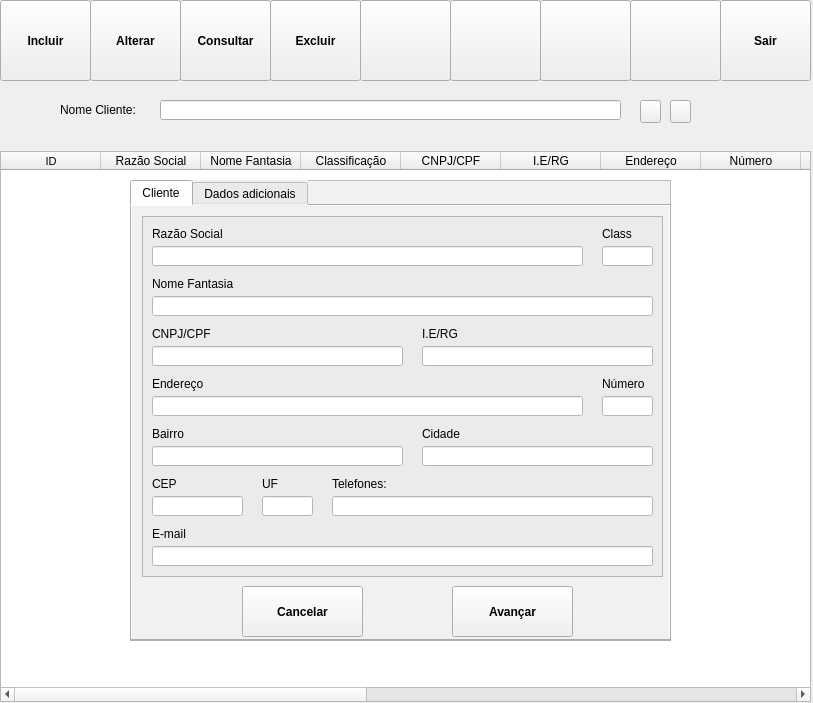
<?xml version="1.0" encoding="UTF-8"?>
<ui version="4.0">
 <class>formCliente</class>
 <widget class="QWidget" name="formCliente">
  <property name="geometry">
   <rect>
    <x>0</x>
    <y>0</y>
    <width>813</width>
    <height>703</height>
   </rect>
  </property>
  <property name="windowTitle">
   <string>Cliente</string>
  </property>
  <widget class="QLabel" name="txt_nomeCliente">
   <property name="geometry">
    <rect>
     <x>60</x>
     <y>100</y>
     <width>111</width>
     <height>20</height>
    </rect>
   </property>
   <property name="text">
    <string>Nome Cliente:</string>
   </property>
  </widget>
  <widget class="QToolButton" name="bt_sair">
   <property name="geometry">
    <rect>
     <x>720</x>
     <y>0</y>
     <width>91</width>
     <height>81</height>
    </rect>
   </property>
   <property name="font">
    <font>
     <weight>75</weight>
     <bold>true</bold>
    </font>
   </property>
   <property name="focusPolicy">
    <enum>Qt::NoFocus</enum>
   </property>
   <property name="styleSheet">
    <string notr="true"/>
   </property>
   <property name="text">
    <string>Sair</string>
   </property>
   <property name="icon">
    <iconset>
     <normaloff>../icons/iconSair.png</normaloff>../icons/iconSair.png</iconset>
   </property>
   <property name="iconSize">
    <size>
     <width>80</width>
     <height>80</height>
    </size>
   </property>
   <property name="toolButtonStyle">
    <enum>Qt::ToolButtonTextUnderIcon</enum>
   </property>
  </widget>
  <widget class="QToolButton" name="bt_incluir">
   <property name="geometry">
    <rect>
     <x>0</x>
     <y>0</y>
     <width>91</width>
     <height>81</height>
    </rect>
   </property>
   <property name="font">
    <font>
     <weight>75</weight>
     <bold>true</bold>
    </font>
   </property>
   <property name="focusPolicy">
    <enum>Qt::NoFocus</enum>
   </property>
   <property name="styleSheet">
    <string notr="true"/>
   </property>
   <property name="text">
    <string>Incluir</string>
   </property>
   <property name="icon">
    <iconset>
     <normaloff>../icons/iconAdicionar.png</normaloff>../icons/iconAdicionar.png</iconset>
   </property>
   <property name="iconSize">
    <size>
     <width>80</width>
     <height>80</height>
    </size>
   </property>
   <property name="toolButtonStyle">
    <enum>Qt::ToolButtonTextUnderIcon</enum>
   </property>
  </widget>
  <widget class="QPushButton" name="bt_pesquisar">
   <property name="geometry">
    <rect>
     <x>640</x>
     <y>100</y>
     <width>21</width>
     <height>23</height>
    </rect>
   </property>
   <property name="focusPolicy">
    <enum>Qt::NoFocus</enum>
   </property>
   <property name="styleSheet">
    <string notr="true"/>
   </property>
   <property name="text">
    <string/>
   </property>
   <property name="icon">
    <iconset>
     <normaloff>../icons/iconPesquisar.png</normaloff>../icons/iconPesquisar.png</iconset>
   </property>
  </widget>
  <widget class="QTableWidget" name="tb_cliente">
   <property name="enabled">
    <bool>true</bool>
   </property>
   <property name="geometry">
    <rect>
     <x>0</x>
     <y>151</y>
     <width>811</width>
     <height>551</height>
    </rect>
   </property>
   <property name="focusPolicy">
    <enum>Qt::NoFocus</enum>
   </property>
   <property name="verticalScrollBarPolicy">
    <enum>Qt::ScrollBarAsNeeded</enum>
   </property>
   <property name="horizontalScrollBarPolicy">
    <enum>Qt::ScrollBarAsNeeded</enum>
   </property>
   <property name="autoScroll">
    <bool>true</bool>
   </property>
   <property name="selectionBehavior">
    <enum>QAbstractItemView::SelectRows</enum>
   </property>
   <property name="textElideMode">
    <enum>Qt::ElideRight</enum>
   </property>
   <property name="verticalScrollMode">
    <enum>QAbstractItemView::ScrollPerPixel</enum>
   </property>
   <property name="horizontalScrollMode">
    <enum>QAbstractItemView::ScrollPerPixel</enum>
   </property>
   <attribute name="horizontalHeaderVisible">
    <bool>true</bool>
   </attribute>
   <attribute name="verticalHeaderVisible">
    <bool>false</bool>
   </attribute>
   <column>
    <property name="text">
     <string notr="true">ID</string>
    </property>
    <property name="font">
     <font>
      <pointsize>8</pointsize>
     </font>
    </property>
   </column>
   <column>
    <property name="text">
     <string>Razão Social</string>
    </property>
   </column>
   <column>
    <property name="text">
     <string>Nome Fantasia</string>
    </property>
   </column>
   <column>
    <property name="text">
     <string>Classificação</string>
    </property>
   </column>
   <column>
    <property name="text">
     <string>CNPJ/CPF</string>
    </property>
   </column>
   <column>
    <property name="text">
     <string>I.E/RG</string>
    </property>
   </column>
   <column>
    <property name="text">
     <string>Endereço</string>
    </property>
   </column>
   <column>
    <property name="text">
     <string>Número</string>
    </property>
   </column>
   <column>
    <property name="text">
     <string>Bairro</string>
    </property>
   </column>
   <column>
    <property name="text">
     <string>CEP</string>
    </property>
   </column>
   <column>
    <property name="text">
     <string>Cidade</string>
    </property>
   </column>
   <column>
    <property name="text">
     <string>Estado</string>
    </property>
   </column>
   <column>
    <property name="text">
     <string>Telefone</string>
    </property>
   </column>
   <column>
    <property name="text">
     <string>email</string>
    </property>
   </column>
   <column>
    <property name="text">
     <string>Observação</string>
    </property>
   </column>
   <column>
    <property name="text">
     <string>Prazo</string>
    </property>
   </column>
   <column>
    <property name="text">
     <string>Usuário</string>
    </property>
   </column>
   <column>
    <property name="text">
     <string>Auditoria</string>
    </property>
   </column>
  </widget>
  <widget class="QLineEdit" name="lb_nomeCliente">
   <property name="geometry">
    <rect>
     <x>160</x>
     <y>100</y>
     <width>461</width>
     <height>20</height>
    </rect>
   </property>
   <property name="focusPolicy">
    <enum>Qt::ClickFocus</enum>
   </property>
  </widget>
  <widget class="QPushButton" name="bt_pesquisarGeral">
   <property name="geometry">
    <rect>
     <x>670</x>
     <y>100</y>
     <width>21</width>
     <height>23</height>
    </rect>
   </property>
   <property name="focusPolicy">
    <enum>Qt::NoFocus</enum>
   </property>
   <property name="styleSheet">
    <string notr="true"/>
   </property>
   <property name="text">
    <string/>
   </property>
   <property name="icon">
    <iconset>
     <normaloff>../icons/iconFiltro.png</normaloff>../icons/iconFiltro.png</iconset>
   </property>
  </widget>
  <widget class="QToolButton" name="bt_alterar">
   <property name="geometry">
    <rect>
     <x>90</x>
     <y>0</y>
     <width>91</width>
     <height>81</height>
    </rect>
   </property>
   <property name="font">
    <font>
     <weight>75</weight>
     <bold>true</bold>
    </font>
   </property>
   <property name="focusPolicy">
    <enum>Qt::NoFocus</enum>
   </property>
   <property name="styleSheet">
    <string notr="true"/>
   </property>
   <property name="text">
    <string>Alterar</string>
   </property>
   <property name="icon">
    <iconset>
     <normaloff>../icons/iconAlterar.png</normaloff>../icons/iconAlterar.png</iconset>
   </property>
   <property name="iconSize">
    <size>
     <width>80</width>
     <height>80</height>
    </size>
   </property>
   <property name="toolButtonStyle">
    <enum>Qt::ToolButtonTextUnderIcon</enum>
   </property>
  </widget>
  <widget class="QToolButton" name="bt_consultar">
   <property name="geometry">
    <rect>
     <x>180</x>
     <y>0</y>
     <width>91</width>
     <height>81</height>
    </rect>
   </property>
   <property name="font">
    <font>
     <weight>75</weight>
     <bold>true</bold>
    </font>
   </property>
   <property name="focusPolicy">
    <enum>Qt::NoFocus</enum>
   </property>
   <property name="styleSheet">
    <string notr="true"/>
   </property>
   <property name="text">
    <string>Consultar</string>
   </property>
   <property name="icon">
    <iconset>
     <normaloff>../icons/iconConsultar.png</normaloff>../icons/iconConsultar.png</iconset>
   </property>
   <property name="iconSize">
    <size>
     <width>80</width>
     <height>80</height>
    </size>
   </property>
   <property name="toolButtonStyle">
    <enum>Qt::ToolButtonTextUnderIcon</enum>
   </property>
  </widget>
  <widget class="QToolButton" name="bt_excluir">
   <property name="geometry">
    <rect>
     <x>270</x>
     <y>0</y>
     <width>91</width>
     <height>81</height>
    </rect>
   </property>
   <property name="font">
    <font>
     <weight>75</weight>
     <bold>true</bold>
    </font>
   </property>
   <property name="focusPolicy">
    <enum>Qt::NoFocus</enum>
   </property>
   <property name="styleSheet">
    <string notr="true"/>
   </property>
   <property name="text">
    <string>Excluir</string>
   </property>
   <property name="icon">
    <iconset>
     <normaloff>../icons/iconCancelar.png</normaloff>../icons/iconCancelar.png</iconset>
   </property>
   <property name="iconSize">
    <size>
     <width>80</width>
     <height>80</height>
    </size>
   </property>
   <property name="toolButtonStyle">
    <enum>Qt::ToolButtonTextUnderIcon</enum>
   </property>
  </widget>
  <widget class="QFrame" name="frameDadosCliente">
   <property name="geometry">
    <rect>
     <x>130</x>
     <y>180</y>
     <width>541</width>
     <height>461</height>
    </rect>
   </property>
   <property name="styleSheet">
    <string notr="true">background-color: rgb(241, 241, 241);</string>
   </property>
   <property name="frameShape">
    <enum>QFrame::StyledPanel</enum>
   </property>
   <property name="frameShadow">
    <enum>QFrame::Raised</enum>
   </property>
   <widget class="QTabWidget" name="tabWidget">
    <property name="enabled">
     <bool>true</bool>
    </property>
    <property name="geometry">
     <rect>
      <x>0</x>
      <y>0</y>
      <width>541</width>
      <height>461</height>
     </rect>
    </property>
    <property name="focusPolicy">
     <enum>Qt::NoFocus</enum>
    </property>
    <property name="currentIndex">
     <number>0</number>
    </property>
    <widget class="QWidget" name="tab_Cliente">
     <attribute name="title">
      <string>Cliente</string>
     </attribute>
     <widget class="QToolButton" name="bt_cancelar">
      <property name="geometry">
       <rect>
        <x>110</x>
        <y>380</y>
        <width>121</width>
        <height>51</height>
       </rect>
      </property>
      <property name="font">
       <font>
        <weight>75</weight>
        <bold>true</bold>
       </font>
      </property>
      <property name="focusPolicy">
       <enum>Qt::NoFocus</enum>
      </property>
      <property name="styleSheet">
       <string notr="true"/>
      </property>
      <property name="text">
       <string>Cancelar</string>
      </property>
      <property name="icon">
       <iconset>
        <normaloff>../icons/iconCancelar.png</normaloff>../icons/iconCancelar.png</iconset>
      </property>
      <property name="iconSize">
       <size>
        <width>48</width>
        <height>48</height>
       </size>
      </property>
      <property name="toolButtonStyle">
       <enum>Qt::ToolButtonTextBesideIcon</enum>
      </property>
     </widget>
     <widget class="QToolButton" name="bt_avancar">
      <property name="geometry">
       <rect>
        <x>320</x>
        <y>380</y>
        <width>121</width>
        <height>51</height>
       </rect>
      </property>
      <property name="font">
       <font>
        <weight>75</weight>
        <bold>true</bold>
       </font>
      </property>
      <property name="focusPolicy">
       <enum>Qt::NoFocus</enum>
      </property>
      <property name="layoutDirection">
       <enum>Qt::RightToLeft</enum>
      </property>
      <property name="styleSheet">
       <string notr="true"/>
      </property>
      <property name="text">
       <string>Avançar</string>
      </property>
      <property name="icon">
       <iconset>
        <normaloff>../icons/iconSetaDireita.png</normaloff>../icons/iconSetaDireita.png</iconset>
      </property>
      <property name="iconSize">
       <size>
        <width>48</width>
        <height>48</height>
       </size>
      </property>
      <property name="toolButtonStyle">
       <enum>Qt::ToolButtonTextBesideIcon</enum>
      </property>
     </widget>
     <widget class="QFrame" name="frameTab1">
      <property name="geometry">
       <rect>
        <x>10</x>
        <y>10</y>
        <width>521</width>
        <height>361</height>
       </rect>
      </property>
      <property name="styleSheet">
       <string notr="true">background-color: rgb(235, 235, 235);</string>
      </property>
      <property name="frameShape">
       <enum>QFrame::StyledPanel</enum>
      </property>
      <property name="frameShadow">
       <enum>QFrame::Raised</enum>
      </property>
      <widget class="QLabel" name="txt_email">
       <property name="geometry">
        <rect>
         <x>10</x>
         <y>310</y>
         <width>61</width>
         <height>16</height>
        </rect>
       </property>
       <property name="text">
        <string>E-mail</string>
       </property>
      </widget>
      <widget class="QLabel" name="txt_cep">
       <property name="geometry">
        <rect>
         <x>10</x>
         <y>260</y>
         <width>51</width>
         <height>16</height>
        </rect>
       </property>
       <property name="text">
        <string>CEP</string>
       </property>
      </widget>
      <widget class="QLabel" name="txt_telefones">
       <property name="geometry">
        <rect>
         <x>190</x>
         <y>260</y>
         <width>61</width>
         <height>16</height>
        </rect>
       </property>
       <property name="text">
        <string>Telefones:</string>
       </property>
      </widget>
      <widget class="QLineEdit" name="lb_ierg">
       <property name="geometry">
        <rect>
         <x>280</x>
         <y>130</y>
         <width>231</width>
         <height>20</height>
        </rect>
       </property>
       <property name="focusPolicy">
        <enum>Qt::WheelFocus</enum>
       </property>
       <property name="styleSheet">
        <string notr="true">background-color: rgb(255, 255, 255);</string>
       </property>
      </widget>
      <widget class="QLineEdit" name="lb_email">
       <property name="geometry">
        <rect>
         <x>10</x>
         <y>330</y>
         <width>501</width>
         <height>20</height>
        </rect>
       </property>
       <property name="focusPolicy">
        <enum>Qt::WheelFocus</enum>
       </property>
       <property name="styleSheet">
        <string notr="true">background-color: rgb(255, 255, 255);</string>
       </property>
      </widget>
      <widget class="QLineEdit" name="lb_class">
       <property name="geometry">
        <rect>
         <x>460</x>
         <y>30</y>
         <width>51</width>
         <height>20</height>
        </rect>
       </property>
       <property name="focusPolicy">
        <enum>Qt::WheelFocus</enum>
       </property>
       <property name="styleSheet">
        <string notr="true">background-color: rgb(255, 255, 255);</string>
       </property>
      </widget>
      <widget class="QLabel" name="txt_razaoSocial">
       <property name="geometry">
        <rect>
         <x>10</x>
         <y>10</y>
         <width>81</width>
         <height>16</height>
        </rect>
       </property>
       <property name="text">
        <string>Razão Social</string>
       </property>
      </widget>
      <widget class="QLineEdit" name="lb_cidade">
       <property name="geometry">
        <rect>
         <x>280</x>
         <y>230</y>
         <width>231</width>
         <height>20</height>
        </rect>
       </property>
       <property name="focusPolicy">
        <enum>Qt::WheelFocus</enum>
       </property>
       <property name="styleSheet">
        <string notr="true">background-color: rgb(255, 255, 255);</string>
       </property>
       <property name="text">
        <string/>
       </property>
      </widget>
      <widget class="QLineEdit" name="lb_uf">
       <property name="geometry">
        <rect>
         <x>120</x>
         <y>280</y>
         <width>51</width>
         <height>20</height>
        </rect>
       </property>
       <property name="focusPolicy">
        <enum>Qt::WheelFocus</enum>
       </property>
       <property name="styleSheet">
        <string notr="true">background-color: rgb(255, 255, 255);</string>
       </property>
      </widget>
      <widget class="QLabel" name="txt_IERG">
       <property name="geometry">
        <rect>
         <x>280</x>
         <y>110</y>
         <width>61</width>
         <height>16</height>
        </rect>
       </property>
       <property name="text">
        <string>I.E/RG</string>
       </property>
      </widget>
      <widget class="QLabel" name="txt_cidade">
       <property name="geometry">
        <rect>
         <x>280</x>
         <y>210</y>
         <width>61</width>
         <height>16</height>
        </rect>
       </property>
       <property name="text">
        <string>Cidade</string>
       </property>
      </widget>
      <widget class="QLineEdit" name="lb_razaoSocial">
       <property name="geometry">
        <rect>
         <x>10</x>
         <y>30</y>
         <width>431</width>
         <height>20</height>
        </rect>
       </property>
       <property name="focusPolicy">
        <enum>Qt::WheelFocus</enum>
       </property>
       <property name="styleSheet">
        <string notr="true">background-color: rgb(255, 255, 255);</string>
       </property>
       <property name="text">
        <string/>
       </property>
       <property name="cursorMoveStyle">
        <enum>Qt::VisualMoveStyle</enum>
       </property>
      </widget>
      <widget class="QLabel" name="txt_numero">
       <property name="geometry">
        <rect>
         <x>460</x>
         <y>160</y>
         <width>51</width>
         <height>16</height>
        </rect>
       </property>
       <property name="text">
        <string>Número</string>
       </property>
      </widget>
      <widget class="QLabel" name="txt_endereco">
       <property name="geometry">
        <rect>
         <x>10</x>
         <y>160</y>
         <width>61</width>
         <height>16</height>
        </rect>
       </property>
       <property name="text">
        <string>Endereço</string>
       </property>
      </widget>
      <widget class="QLabel" name="txt_CNPJCPF">
       <property name="geometry">
        <rect>
         <x>10</x>
         <y>110</y>
         <width>61</width>
         <height>16</height>
        </rect>
       </property>
       <property name="text">
        <string>CNPJ/CPF</string>
       </property>
      </widget>
      <widget class="QLabel" name="txt_class">
       <property name="geometry">
        <rect>
         <x>460</x>
         <y>10</y>
         <width>41</width>
         <height>16</height>
        </rect>
       </property>
       <property name="text">
        <string>Class</string>
       </property>
      </widget>
      <widget class="QLabel" name="txt_bairro">
       <property name="geometry">
        <rect>
         <x>10</x>
         <y>210</y>
         <width>61</width>
         <height>16</height>
        </rect>
       </property>
       <property name="text">
        <string>Bairro</string>
       </property>
      </widget>
      <widget class="QLabel" name="txt_nomeFantasia">
       <property name="geometry">
        <rect>
         <x>10</x>
         <y>60</y>
         <width>121</width>
         <height>16</height>
        </rect>
       </property>
       <property name="text">
        <string>Nome Fantasia</string>
       </property>
      </widget>
      <widget class="QLineEdit" name="lb_cnpjcpf">
       <property name="geometry">
        <rect>
         <x>10</x>
         <y>130</y>
         <width>251</width>
         <height>20</height>
        </rect>
       </property>
       <property name="focusPolicy">
        <enum>Qt::WheelFocus</enum>
       </property>
       <property name="styleSheet">
        <string notr="true">background-color: rgb(255, 255, 255);</string>
       </property>
      </widget>
      <widget class="QLabel" name="txt_UF">
       <property name="geometry">
        <rect>
         <x>120</x>
         <y>260</y>
         <width>41</width>
         <height>16</height>
        </rect>
       </property>
       <property name="text">
        <string>UF</string>
       </property>
      </widget>
      <widget class="QLineEdit" name="lb_telefone">
       <property name="geometry">
        <rect>
         <x>190</x>
         <y>280</y>
         <width>321</width>
         <height>20</height>
        </rect>
       </property>
       <property name="focusPolicy">
        <enum>Qt::WheelFocus</enum>
       </property>
       <property name="styleSheet">
        <string notr="true">background-color: rgb(255, 255, 255);</string>
       </property>
       <property name="text">
        <string/>
       </property>
      </widget>
      <widget class="QLineEdit" name="lb_endereco">
       <property name="geometry">
        <rect>
         <x>10</x>
         <y>180</y>
         <width>431</width>
         <height>20</height>
        </rect>
       </property>
       <property name="focusPolicy">
        <enum>Qt::WheelFocus</enum>
       </property>
       <property name="styleSheet">
        <string notr="true">background-color: rgb(255, 255, 255);</string>
       </property>
      </widget>
      <widget class="QLineEdit" name="lb_numero">
       <property name="geometry">
        <rect>
         <x>460</x>
         <y>180</y>
         <width>51</width>
         <height>20</height>
        </rect>
       </property>
       <property name="focusPolicy">
        <enum>Qt::WheelFocus</enum>
       </property>
       <property name="styleSheet">
        <string notr="true">background-color: rgb(255, 255, 255);</string>
       </property>
      </widget>
      <widget class="QLineEdit" name="lb_cep">
       <property name="geometry">
        <rect>
         <x>10</x>
         <y>280</y>
         <width>91</width>
         <height>20</height>
        </rect>
       </property>
       <property name="focusPolicy">
        <enum>Qt::WheelFocus</enum>
       </property>
       <property name="styleSheet">
        <string notr="true">background-color: rgb(255, 255, 255);</string>
       </property>
       <property name="text">
        <string/>
       </property>
      </widget>
      <widget class="QLineEdit" name="lb_bairro">
       <property name="geometry">
        <rect>
         <x>10</x>
         <y>230</y>
         <width>251</width>
         <height>20</height>
        </rect>
       </property>
       <property name="focusPolicy">
        <enum>Qt::WheelFocus</enum>
       </property>
       <property name="styleSheet">
        <string notr="true">background-color: rgb(255, 255, 255);</string>
       </property>
      </widget>
      <widget class="QLineEdit" name="lb_nomeFantasia">
       <property name="geometry">
        <rect>
         <x>10</x>
         <y>80</y>
         <width>501</width>
         <height>20</height>
        </rect>
       </property>
       <property name="focusPolicy">
        <enum>Qt::WheelFocus</enum>
       </property>
       <property name="styleSheet">
        <string notr="true">background-color: rgb(255, 255, 255);</string>
       </property>
      </widget>
     </widget>
    </widget>
    <widget class="QWidget" name="tab_dadosAdicionais">
     <attribute name="title">
      <string>Dados adicionais</string>
     </attribute>
     <widget class="QToolButton" name="bt_confirmar">
      <property name="geometry">
       <rect>
        <x>320</x>
        <y>380</y>
        <width>121</width>
        <height>51</height>
       </rect>
      </property>
      <property name="font">
       <font>
        <weight>75</weight>
        <bold>true</bold>
       </font>
      </property>
      <property name="focusPolicy">
       <enum>Qt::NoFocus</enum>
      </property>
      <property name="layoutDirection">
       <enum>Qt::LeftToRight</enum>
      </property>
      <property name="styleSheet">
       <string notr="true"/>
      </property>
      <property name="text">
       <string>Confirmar</string>
      </property>
      <property name="icon">
       <iconset>
        <normaloff>../icons/iconConfirmar.png</normaloff>../icons/iconConfirmar.png</iconset>
      </property>
      <property name="iconSize">
       <size>
        <width>40</width>
        <height>48</height>
       </size>
      </property>
      <property name="toolButtonStyle">
       <enum>Qt::ToolButtonTextBesideIcon</enum>
      </property>
     </widget>
     <widget class="QToolButton" name="bt_retornar">
      <property name="geometry">
       <rect>
        <x>110</x>
        <y>380</y>
        <width>121</width>
        <height>51</height>
       </rect>
      </property>
      <property name="font">
       <font>
        <weight>75</weight>
        <bold>true</bold>
       </font>
      </property>
      <property name="focusPolicy">
       <enum>Qt::NoFocus</enum>
      </property>
      <property name="styleSheet">
       <string notr="true"/>
      </property>
      <property name="text">
       <string>Retornar</string>
      </property>
      <property name="icon">
       <iconset>
        <normaloff>../icons/iconSetaEsquerda.png</normaloff>../icons/iconSetaEsquerda.png</iconset>
      </property>
      <property name="iconSize">
       <size>
        <width>48</width>
        <height>48</height>
       </size>
      </property>
      <property name="toolButtonStyle">
       <enum>Qt::ToolButtonTextBesideIcon</enum>
      </property>
     </widget>
     <widget class="QFrame" name="frameTab2">
      <property name="geometry">
       <rect>
        <x>10</x>
        <y>10</y>
        <width>521</width>
        <height>351</height>
       </rect>
      </property>
      <property name="styleSheet">
       <string notr="true">background-color: rgb(235, 235, 235);</string>
      </property>
      <property name="frameShape">
       <enum>QFrame::StyledPanel</enum>
      </property>
      <property name="frameShadow">
       <enum>QFrame::Raised</enum>
      </property>
      <widget class="QLineEdit" name="lb_prazo">
       <property name="geometry">
        <rect>
         <x>10</x>
         <y>320</y>
         <width>291</width>
         <height>20</height>
        </rect>
       </property>
       <property name="focusPolicy">
        <enum>Qt::WheelFocus</enum>
       </property>
       <property name="styleSheet">
        <string notr="true">background-color: rgb(255, 255, 255);</string>
       </property>
       <property name="inputMask">
        <string/>
       </property>
       <property name="maxLength">
        <number>15</number>
       </property>
       <property name="frame">
        <bool>true</bool>
       </property>
      </widget>
      <widget class="QLabel" name="txt_CNPJCPF_2">
       <property name="geometry">
        <rect>
         <x>10</x>
         <y>290</y>
         <width>61</width>
         <height>16</height>
        </rect>
       </property>
       <property name="text">
        <string>Prazo:</string>
       </property>
      </widget>
      <widget class="QLabel" name="txt_observacao">
       <property name="geometry">
        <rect>
         <x>10</x>
         <y>10</y>
         <width>81</width>
         <height>16</height>
        </rect>
       </property>
       <property name="text">
        <string>Observação</string>
       </property>
      </widget>
      <widget class="QTextEdit" name="lb_observacao">
       <property name="geometry">
        <rect>
         <x>10</x>
         <y>30</y>
         <width>501</width>
         <height>241</height>
        </rect>
       </property>
       <property name="focusPolicy">
        <enum>Qt::NoFocus</enum>
       </property>
       <property name="styleSheet">
        <string notr="true">background-color: rgb(255, 255, 255);</string>
       </property>
      </widget>
     </widget>
    </widget>
   </widget>
  </widget>
  <widget class="QToolButton" name="bt_inutilizado1">
   <property name="geometry">
    <rect>
     <x>360</x>
     <y>0</y>
     <width>91</width>
     <height>81</height>
    </rect>
   </property>
   <property name="font">
    <font>
     <weight>75</weight>
     <bold>true</bold>
    </font>
   </property>
   <property name="focusPolicy">
    <enum>Qt::NoFocus</enum>
   </property>
   <property name="styleSheet">
    <string notr="true"/>
   </property>
   <property name="text">
    <string/>
   </property>
   <property name="icon">
    <iconset>
     <normaloff>../../formNotaFiscal_completa/Icons/Icon_Interrogacao.png</normaloff>../../formNotaFiscal_completa/Icons/Icon_Interrogacao.png</iconset>
   </property>
   <property name="iconSize">
    <size>
     <width>80</width>
     <height>80</height>
    </size>
   </property>
   <property name="toolButtonStyle">
    <enum>Qt::ToolButtonTextUnderIcon</enum>
   </property>
  </widget>
  <widget class="QToolButton" name="bt_inutilizado2">
   <property name="geometry">
    <rect>
     <x>450</x>
     <y>0</y>
     <width>91</width>
     <height>81</height>
    </rect>
   </property>
   <property name="font">
    <font>
     <weight>75</weight>
     <bold>true</bold>
    </font>
   </property>
   <property name="focusPolicy">
    <enum>Qt::NoFocus</enum>
   </property>
   <property name="styleSheet">
    <string notr="true"/>
   </property>
   <property name="text">
    <string/>
   </property>
   <property name="icon">
    <iconset>
     <normaloff>../../formNotaFiscal_completa/Icons/Icon_Interrogacao.png</normaloff>../../formNotaFiscal_completa/Icons/Icon_Interrogacao.png</iconset>
   </property>
   <property name="iconSize">
    <size>
     <width>80</width>
     <height>80</height>
    </size>
   </property>
   <property name="toolButtonStyle">
    <enum>Qt::ToolButtonTextUnderIcon</enum>
   </property>
  </widget>
  <widget class="QToolButton" name="bt_inutilizado3">
   <property name="geometry">
    <rect>
     <x>540</x>
     <y>0</y>
     <width>91</width>
     <height>81</height>
    </rect>
   </property>
   <property name="font">
    <font>
     <weight>75</weight>
     <bold>true</bold>
    </font>
   </property>
   <property name="focusPolicy">
    <enum>Qt::NoFocus</enum>
   </property>
   <property name="styleSheet">
    <string notr="true"/>
   </property>
   <property name="text">
    <string/>
   </property>
   <property name="icon">
    <iconset>
     <normaloff>../../formNotaFiscal_completa/Icons/Icon_Interrogacao.png</normaloff>../../formNotaFiscal_completa/Icons/Icon_Interrogacao.png</iconset>
   </property>
   <property name="iconSize">
    <size>
     <width>80</width>
     <height>80</height>
    </size>
   </property>
   <property name="toolButtonStyle">
    <enum>Qt::ToolButtonTextUnderIcon</enum>
   </property>
  </widget>
  <widget class="QToolButton" name="bt_inutilizado4">
   <property name="geometry">
    <rect>
     <x>630</x>
     <y>0</y>
     <width>91</width>
     <height>81</height>
    </rect>
   </property>
   <property name="font">
    <font>
     <weight>75</weight>
     <bold>true</bold>
    </font>
   </property>
   <property name="focusPolicy">
    <enum>Qt::NoFocus</enum>
   </property>
   <property name="styleSheet">
    <string notr="true"/>
   </property>
   <property name="text">
    <string/>
   </property>
   <property name="icon">
    <iconset>
     <normaloff>../../formNotaFiscal_completa/Icons/Icon_Interrogacao.png</normaloff>../../formNotaFiscal_completa/Icons/Icon_Interrogacao.png</iconset>
   </property>
   <property name="iconSize">
    <size>
     <width>80</width>
     <height>80</height>
    </size>
   </property>
   <property name="toolButtonStyle">
    <enum>Qt::ToolButtonTextUnderIcon</enum>
   </property>
  </widget>
 </widget>
 <tabstops>
  <tabstop>lb_razaoSocial</tabstop>
  <tabstop>lb_class</tabstop>
  <tabstop>lb_nomeFantasia</tabstop>
  <tabstop>lb_cnpjcpf</tabstop>
  <tabstop>lb_ierg</tabstop>
  <tabstop>lb_endereco</tabstop>
  <tabstop>lb_numero</tabstop>
  <tabstop>lb_bairro</tabstop>
  <tabstop>lb_cidade</tabstop>
  <tabstop>lb_cep</tabstop>
  <tabstop>lb_uf</tabstop>
  <tabstop>lb_telefone</tabstop>
  <tabstop>lb_email</tabstop>
 </tabstops>
 <resources/>
 <connections>
  <connection>
   <sender>bt_cancelar</sender>
   <signal>clicked()</signal>
   <receiver>frameDadosCliente</receiver>
   <slot>hide()</slot>
   <hints>
    <hint type="sourcelabel">
     <x>302</x>
     <y>610</y>
    </hint>
    <hint type="destinationlabel">
     <x>400</x>
     <y>410</y>
    </hint>
   </hints>
  </connection>
  <connection>
   <sender>bt_incluir</sender>
   <signal>clicked()</signal>
   <receiver>frameDadosCliente</receiver>
   <slot>show()</slot>
   <hints>
    <hint type="sourcelabel">
     <x>45</x>
     <y>40</y>
    </hint>
    <hint type="destinationlabel">
     <x>400</x>
     <y>410</y>
    </hint>
   </hints>
  </connection>
  <connection>
   <sender>bt_confirmar</sender>
   <signal>clicked()</signal>
   <receiver>frameDadosCliente</receiver>
   <slot>hide()</slot>
   <hints>
    <hint type="sourcelabel">
     <x>512</x>
     <y>610</y>
    </hint>
    <hint type="destinationlabel">
     <x>400</x>
     <y>410</y>
    </hint>
   </hints>
  </connection>
  <connection>
   <sender>bt_consultar</sender>
   <signal>clicked()</signal>
   <receiver>frameDadosCliente</receiver>
   <slot>show()</slot>
   <hints>
    <hint type="sourcelabel">
     <x>225</x>
     <y>40</y>
    </hint>
    <hint type="destinationlabel">
     <x>400</x>
     <y>410</y>
    </hint>
   </hints>
  </connection>
  <connection>
   <sender>bt_sair</sender>
   <signal>clicked()</signal>
   <receiver>formCliente</receiver>
   <slot>close()</slot>
   <hints>
    <hint type="sourcelabel">
     <x>765</x>
     <y>40</y>
    </hint>
    <hint type="destinationlabel">
     <x>406</x>
     <y>351</y>
    </hint>
   </hints>
  </connection>
  <connection>
   <sender>bt_alterar</sender>
   <signal>clicked()</signal>
   <receiver>frameDadosCliente</receiver>
   <slot>show()</slot>
   <hints>
    <hint type="sourcelabel">
     <x>135</x>
     <y>40</y>
    </hint>
    <hint type="destinationlabel">
     <x>400</x>
     <y>410</y>
    </hint>
   </hints>
  </connection>
 </connections>
</ui>
